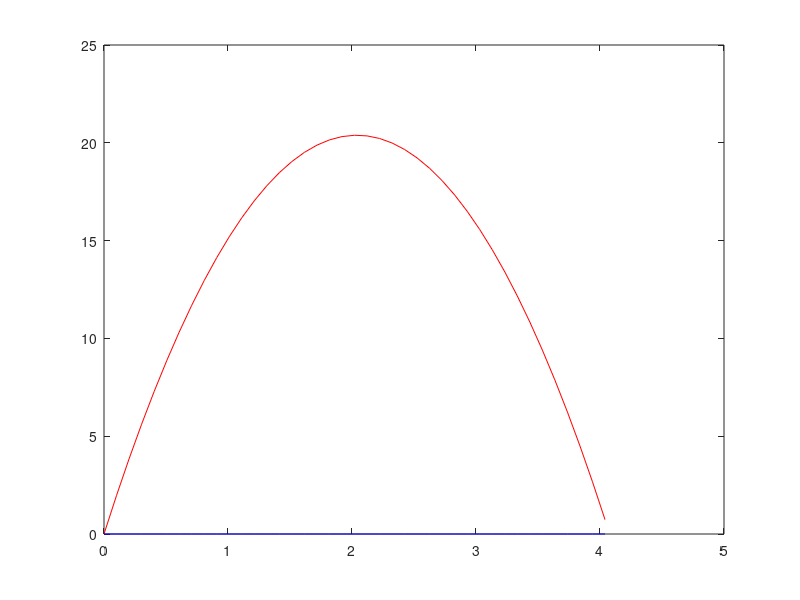

This figure's MATLAB source:










clear;clc;

theta = 90;
U10 = 20;
t = linspace(0,10);
y0 = 0;
x0 = 0;
a  = -9.81;
v0  = [U10*cosd(theta);U10*sind(theta)];



y = 0.5*a*t.^2 + v0(2)*t + y0;
x = v0(1)*t + x0;

t(y<0)=[];
x(y<0)=[];
y(y<0)=[];


plot(t,y,'r')
hold on
plot(t,x,'b')



















